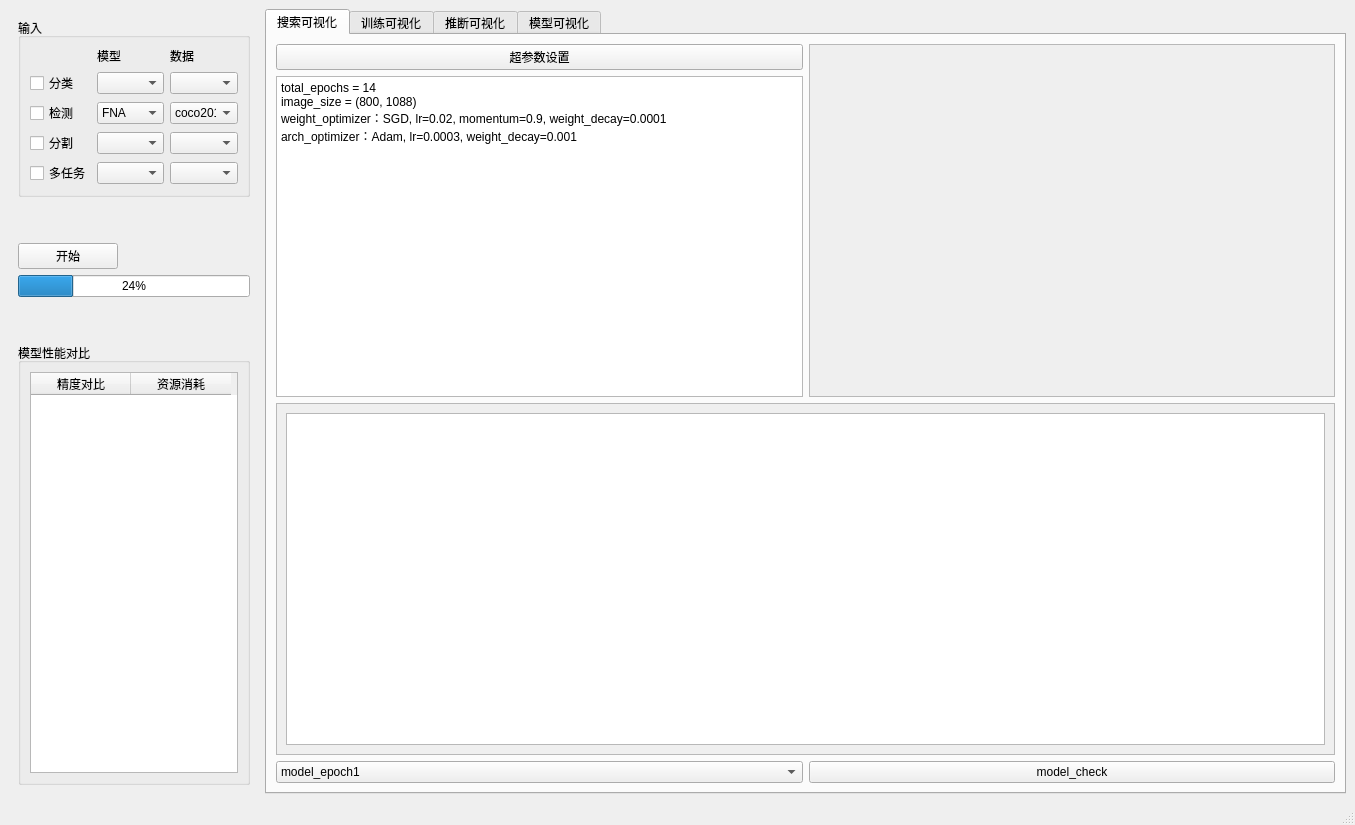
<?xml version="1.0" encoding="UTF-8"?>
<ui version="4.0">
 <class>MainWindow</class>
 <widget class="QMainWindow" name="MainWindow">
  <property name="geometry">
   <rect>
    <x>0</x>
    <y>0</y>
    <width>1355</width>
    <height>825</height>
   </rect>
  </property>
  <property name="windowTitle">
   <string>MainWindow</string>
  </property>
  <widget class="QWidget" name="centralwidget">
   <layout class="QHBoxLayout" name="horizontalLayout_3">
    <item>
     <widget class="QWidget" name="widget" native="true">
      <property name="maximumSize">
       <size>
        <width>250</width>
        <height>16777215</height>
       </size>
      </property>
      <layout class="QGridLayout" name="gridLayout_3">
       <item row="1" column="0">
        <layout class="QVBoxLayout" name="verticalLayout_12">
         <item>
          <spacer name="verticalSpacer_3">
           <property name="orientation">
            <enum>Qt::Vertical</enum>
           </property>
           <property name="sizeType">
            <enum>QSizePolicy::Preferred</enum>
           </property>
           <property name="sizeHint" stdset="0">
            <size>
             <width>20</width>
             <height>40</height>
            </size>
           </property>
          </spacer>
         </item>
         <item>
          <widget class="QPushButton" name="pushButton_start">
           <property name="maximumSize">
            <size>
             <width>100</width>
             <height>16777215</height>
            </size>
           </property>
           <property name="text">
            <string>开始</string>
           </property>
          </widget>
         </item>
         <item>
          <widget class="QProgressBar" name="progressBar">
           <property name="sizePolicy">
            <sizepolicy hsizetype="Preferred" vsizetype="Fixed">
             <horstretch>0</horstretch>
             <verstretch>0</verstretch>
            </sizepolicy>
           </property>
           <property name="value">
            <number>24</number>
           </property>
          </widget>
         </item>
         <item>
          <spacer name="verticalSpacer_4">
           <property name="orientation">
            <enum>Qt::Vertical</enum>
           </property>
           <property name="sizeType">
            <enum>QSizePolicy::Fixed</enum>
           </property>
           <property name="sizeHint" stdset="0">
            <size>
             <width>20</width>
             <height>40</height>
            </size>
           </property>
          </spacer>
         </item>
        </layout>
       </item>
       <item row="0" column="0">
        <widget class="QGroupBox" name="groupBox_7">
         <property name="title">
          <string>输入</string>
         </property>
         <layout class="QVBoxLayout" name="verticalLayout_13">
          <item>
           <layout class="QGridLayout" name="gridLayout_2">
            <item row="1" column="0">
             <widget class="QCheckBox" name="checkBox">
              <property name="text">
               <string>分类</string>
              </property>
             </widget>
            </item>
            <item row="0" column="1">
             <widget class="QLabel" name="label_2">
              <property name="text">
               <string>模型</string>
              </property>
             </widget>
            </item>
            <item row="1" column="2">
             <widget class="QComboBox" name="comboBox_3"/>
            </item>
            <item row="1" column="1">
             <widget class="QComboBox" name="comboBox"/>
            </item>
            <item row="4" column="2">
             <widget class="QComboBox" name="comboBox_8"/>
            </item>
            <item row="2" column="1">
             <widget class="QComboBox" name="comboBox_2">
              <item>
               <property name="text">
                <string notr="true">FNA</string>
               </property>
              </item>
             </widget>
            </item>
            <item row="3" column="1">
             <widget class="QComboBox" name="comboBox_5"/>
            </item>
            <item row="3" column="2">
             <widget class="QComboBox" name="comboBox_6"/>
            </item>
            <item row="0" column="2">
             <widget class="QLabel" name="label_3">
              <property name="text">
               <string>数据</string>
              </property>
             </widget>
            </item>
            <item row="2" column="2">
             <widget class="QComboBox" name="comboBox_4">
              <item>
               <property name="text">
                <string notr="true">coco2017</string>
               </property>
              </item>
             </widget>
            </item>
            <item row="4" column="1">
             <widget class="QComboBox" name="comboBox_7"/>
            </item>
            <item row="3" column="0">
             <widget class="QCheckBox" name="checkBox_3">
              <property name="text">
               <string>分割</string>
              </property>
             </widget>
            </item>
            <item row="2" column="0">
             <widget class="QCheckBox" name="checkBox_2">
              <property name="text">
               <string>检测</string>
              </property>
             </widget>
            </item>
            <item row="4" column="0">
             <widget class="QCheckBox" name="checkBox_4">
              <property name="text">
               <string>多任务</string>
              </property>
             </widget>
            </item>
           </layout>
          </item>
         </layout>
        </widget>
       </item>
       <item row="2" column="0">
        <widget class="QGroupBox" name="groupBox">
         <property name="title">
          <string>模型性能对比</string>
         </property>
         <layout class="QVBoxLayout" name="verticalLayout_14">
          <item>
           <widget class="QTableWidget" name="tableWidget">
            <column>
             <property name="text">
              <string>精度对比</string>
             </property>
            </column>
            <column>
             <property name="text">
              <string>资源消耗</string>
             </property>
            </column>
           </widget>
          </item>
         </layout>
        </widget>
       </item>
      </layout>
     </widget>
    </item>
    <item>
     <widget class="QTabWidget" name="tabWidget">
      <property name="currentIndex">
       <number>0</number>
      </property>
      <widget class="QWidget" name="tab">
       <attribute name="title">
        <string>搜索可视化</string>
       </attribute>
       <layout class="QGridLayout" name="gridLayout">
        <item row="0" column="0" colspan="2">
         <layout class="QHBoxLayout" name="horizontalLayout_2">
          <item>
           <layout class="QVBoxLayout" name="verticalLayout">
            <item>
             <widget class="QPushButton" name="pushButton_2">
              <property name="text">
               <string>超参数设置</string>
              </property>
             </widget>
            </item>
            <item>
             <widget class="QTextBrowser" name="textBrowser">
              <property name="html">
               <string>&lt;!DOCTYPE HTML PUBLIC &quot;-//W3C//DTD HTML 4.0//EN&quot; &quot;http://www.w3.org/TR/REC-html40/strict.dtd&quot;&gt;
&lt;html&gt;&lt;head&gt;&lt;meta name=&quot;qrichtext&quot; content=&quot;1&quot; /&gt;&lt;style type=&quot;text/css&quot;&gt;
p, li { white-space: pre-wrap; }
&lt;/style&gt;&lt;/head&gt;&lt;body style=&quot; font-family:'Ubuntu'; font-size:11pt; font-weight:400; font-style:normal;&quot;&gt;
&lt;p style=&quot; margin-top:0px; margin-bottom:0px; margin-left:0px; margin-right:0px; -qt-block-indent:0; text-indent:0px;&quot;&gt;&lt;span style=&quot; font-family:'SimSun'; font-size:9pt;&quot;&gt;total_epochs = 14&lt;/span&gt;&lt;/p&gt;
&lt;p style=&quot; margin-top:0px; margin-bottom:0px; margin-left:0px; margin-right:0px; -qt-block-indent:0; text-indent:0px;&quot;&gt;&lt;span style=&quot; font-family:'SimSun'; font-size:9pt;&quot;&gt;image_size = (800, 1088)&lt;/span&gt;&lt;/p&gt;
&lt;p style=&quot; margin-top:0px; margin-bottom:0px; margin-left:0px; margin-right:0px; -qt-block-indent:0; text-indent:0px;&quot;&gt;&lt;span style=&quot; font-family:'SimSun'; font-size:9pt;&quot;&gt;weight_optimizer：SGD, lr=0.02, momentum=0.9, weight_decay=0.0001&lt;/span&gt;&lt;/p&gt;
&lt;p style=&quot; margin-top:0px; margin-bottom:0px; margin-left:0px; margin-right:0px; -qt-block-indent:0; text-indent:0px;&quot;&gt;&lt;span style=&quot; font-family:'SimSun'; font-size:9pt;&quot;&gt;arch_optimizer：Adam, lr=0.0003, weight_decay=0.001&lt;/span&gt;&lt;/p&gt;
&lt;p style=&quot;-qt-paragraph-type:empty; margin-top:0px; margin-bottom:0px; margin-left:0px; margin-right:0px; -qt-block-indent:0; text-indent:0px; font-family:'SimSun'; font-size:9pt;&quot;&gt;&lt;br /&gt;&lt;/p&gt;&lt;/body&gt;&lt;/html&gt;</string>
              </property>
             </widget>
            </item>
           </layout>
          </item>
          <item>
           <widget class="QScrollArea" name="scrollArea">
            <property name="widgetResizable">
             <bool>true</bool>
            </property>
            <widget class="QWidget" name="scrollAreaWidgetContents">
             <property name="geometry">
              <rect>
               <x>0</x>
               <y>0</y>
               <width>523</width>
               <height>328</height>
              </rect>
             </property>
            </widget>
           </widget>
          </item>
         </layout>
        </item>
        <item row="1" column="0" colspan="2">
         <widget class="QScrollArea" name="scrollArea_7">
          <property name="widgetResizable">
           <bool>true</bool>
          </property>
          <property name="alignment">
           <set>Qt::AlignCenter</set>
          </property>
          <widget class="QWidget" name="scrollAreaWidgetContents_6">
           <property name="geometry">
            <rect>
             <x>0</x>
             <y>0</y>
             <width>1057</width>
             <height>330</height>
            </rect>
           </property>
           <layout class="QHBoxLayout" name="horizontalLayout_4">
            <item>
             <widget class="QGraphicsView" name="graphicsView"/>
            </item>
           </layout>
          </widget>
         </widget>
        </item>
        <item row="2" column="0">
         <widget class="QComboBox" name="comboBox_9">
          <item>
           <property name="text">
            <string>model_epoch1</string>
           </property>
          </item>
          <item>
           <property name="text">
            <string>model_epoch2</string>
           </property>
          </item>
          <item>
           <property name="text">
            <string>model_epoch3</string>
           </property>
          </item>
          <item>
           <property name="text">
            <string>model_epoch4</string>
           </property>
          </item>
          <item>
           <property name="text">
            <string>model_epoch5</string>
           </property>
          </item>
          <item>
           <property name="text">
            <string>model_epoch6</string>
           </property>
          </item>
          <item>
           <property name="text">
            <string>model_epoch7</string>
           </property>
          </item>
          <item>
           <property name="text">
            <string>model_epoch8</string>
           </property>
          </item>
          <item>
           <property name="text">
            <string>model_epoch9</string>
           </property>
          </item>
          <item>
           <property name="text">
            <string>model_epoch10</string>
           </property>
          </item>
          <item>
           <property name="text">
            <string>model_epoch11</string>
           </property>
          </item>
          <item>
           <property name="text">
            <string>model_epoch12</string>
           </property>
          </item>
          <item>
           <property name="text">
            <string>model_epoch13</string>
           </property>
          </item>
          <item>
           <property name="text">
            <string>model_epoch14</string>
           </property>
          </item>
         </widget>
        </item>
        <item row="2" column="1">
         <widget class="QPushButton" name="pushButton_modelcheck">
          <property name="text">
           <string>model_check</string>
          </property>
         </widget>
        </item>
       </layout>
      </widget>
      <widget class="QWidget" name="tab_2">
       <attribute name="title">
        <string>训练可视化</string>
       </attribute>
       <layout class="QGridLayout" name="gridLayout_5">
        <item row="0" column="0">
         <widget class="QPushButton" name="pushButton_3">
          <property name="text">
           <string>超参数设置</string>
          </property>
         </widget>
        </item>
        <item row="0" column="1" rowspan="2">
         <widget class="QScrollArea" name="scrollArea_9">
          <property name="minimumSize">
           <size>
            <width>0</width>
            <height>0</height>
           </size>
          </property>
          <property name="widgetResizable">
           <bool>true</bool>
          </property>
          <widget class="QWidget" name="scrollAreaWidgetContents_9">
           <property name="geometry">
            <rect>
             <x>0</x>
             <y>0</y>
             <width>23</width>
             <height>16</height>
            </rect>
           </property>
          </widget>
         </widget>
        </item>
        <item row="1" column="0">
         <widget class="QTextBrowser" name="textBrowser_2">
          <property name="html">
           <string>&lt;!DOCTYPE HTML PUBLIC &quot;-//W3C//DTD HTML 4.0//EN&quot; &quot;http://www.w3.org/TR/REC-html40/strict.dtd&quot;&gt;
&lt;html&gt;&lt;head&gt;&lt;meta name=&quot;qrichtext&quot; content=&quot;1&quot; /&gt;&lt;style type=&quot;text/css&quot;&gt;
p, li { white-space: pre-wrap; }
&lt;/style&gt;&lt;/head&gt;&lt;body style=&quot; font-family:'Ubuntu'; font-size:11pt; font-weight:400; font-style:normal;&quot;&gt;
&lt;p style=&quot; margin-top:0px; margin-bottom:0px; margin-left:0px; margin-right:0px; -qt-block-indent:0; text-indent:0px;&quot;&gt;&lt;span style=&quot; font-family:'SimSun'; font-size:9pt;&quot;&gt;total_epochs = 12&lt;/span&gt;&lt;/p&gt;
&lt;p style=&quot; margin-top:0px; margin-bottom:0px; margin-left:0px; margin-right:0px; -qt-block-indent:0; text-indent:0px;&quot;&gt;&lt;span style=&quot; font-family:'SimSun'; font-size:9pt;&quot;&gt;image_size = (800, 1088)&lt;/span&gt;&lt;/p&gt;
&lt;p style=&quot; margin-top:0px; margin-bottom:0px; margin-left:0px; margin-right:0px; -qt-block-indent:0; text-indent:0px;&quot;&gt;&lt;span style=&quot; font-family:'SimSun'; font-size:9pt;&quot;&gt;optimizer：SGD, lr=0.05, momentum=0.9, weight_decay=0.00005&lt;/span&gt;&lt;/p&gt;&lt;/body&gt;&lt;/html&gt;</string>
          </property>
         </widget>
        </item>
        <item row="2" column="0" colspan="2">
         <widget class="QScrollArea" name="scrollArea_3">
          <property name="enabled">
           <bool>true</bool>
          </property>
          <property name="widgetResizable">
           <bool>true</bool>
          </property>
          <widget class="QWidget" name="scrollAreaWidgetContents_3">
           <property name="geometry">
            <rect>
             <x>0</x>
             <y>0</y>
             <width>80</width>
             <height>16</height>
            </rect>
           </property>
          </widget>
         </widget>
        </item>
       </layout>
      </widget>
      <widget class="QWidget" name="tab_3">
       <attribute name="title">
        <string>推断可视化</string>
       </attribute>
       <layout class="QVBoxLayout" name="verticalLayout_3">
        <item>
         <widget class="QScrollArea" name="scrollArea_2">
          <property name="widgetResizable">
           <bool>true</bool>
          </property>
          <widget class="QWidget" name="scrollAreaWidgetContents_2">
           <property name="geometry">
            <rect>
             <x>0</x>
             <y>0</y>
             <width>1057</width>
             <height>701</height>
            </rect>
           </property>
           <layout class="QGridLayout" name="gridLayout_4">
            <item row="1" column="0">
             <widget class="QScrollArea" name="scrollArea_4">
              <property name="widgetResizable">
               <bool>true</bool>
              </property>
              <widget class="QWidget" name="scrollAreaWidgetContents_4">
               <property name="geometry">
                <rect>
                 <x>0</x>
                 <y>0</y>
                 <width>515</width>
                 <height>629</height>
                </rect>
               </property>
               <layout class="QHBoxLayout" name="horizontalLayout">
                <item>
                 <widget class="QGraphicsView" name="graphicsView_2"/>
                </item>
               </layout>
              </widget>
             </widget>
            </item>
            <item row="0" column="0">
             <widget class="QLabel" name="label">
              <property name="text">
               <string>输入图片</string>
              </property>
             </widget>
            </item>
            <item row="1" column="1">
             <widget class="QScrollArea" name="scrollArea_5">
              <property name="widgetResizable">
               <bool>true</bool>
              </property>
              <widget class="QWidget" name="scrollAreaWidgetContents_5">
               <property name="geometry">
                <rect>
                 <x>0</x>
                 <y>0</y>
                 <width>514</width>
                 <height>629</height>
                </rect>
               </property>
               <layout class="QHBoxLayout" name="horizontalLayout_5">
                <item>
                 <widget class="QGraphicsView" name="graphicsView_3"/>
                </item>
               </layout>
              </widget>
             </widget>
            </item>
            <item row="0" column="1">
             <widget class="QLabel" name="label_4">
              <property name="text">
               <string>检测结果</string>
              </property>
             </widget>
            </item>
            <item row="2" column="1">
             <widget class="QLabel" name="label_5">
              <property name="text">
               <string>The image infer time is</string>
              </property>
             </widget>
            </item>
           </layout>
          </widget>
         </widget>
        </item>
       </layout>
      </widget>
      <widget class="QWidget" name="tab_6">
       <attribute name="title">
        <string>模型可视化</string>
       </attribute>
       <layout class="QVBoxLayout" name="verticalLayout_2">
        <item>
         <widget class="QScrollArea" name="scrollArea_6">
          <property name="widgetResizable">
           <bool>true</bool>
          </property>
          <widget class="QWidget" name="scrollAreaWidgetContents_7">
           <property name="geometry">
            <rect>
             <x>0</x>
             <y>0</y>
             <width>67</width>
             <height>16</height>
            </rect>
           </property>
          </widget>
         </widget>
        </item>
        <item>
         <widget class="QPushButton" name="pushButton_vis">
          <property name="text">
           <string>模型可视化</string>
          </property>
         </widget>
        </item>
       </layout>
      </widget>
     </widget>
    </item>
   </layout>
  </widget>
  <widget class="QMenuBar" name="menubar">
   <property name="geometry">
    <rect>
     <x>0</x>
     <y>0</y>
     <width>1355</width>
     <height>31</height>
    </rect>
   </property>
  </widget>
  <widget class="QStatusBar" name="statusbar"/>
 </widget>
 <resources/>
 <connections/>
</ui>
